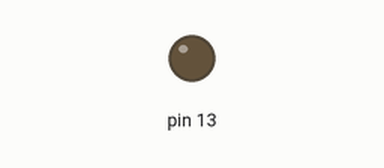
A sketch run on a simulated Arduino Uno, built with avr-gcc and run on an emulated ATmega328P. Shown: output pins drawn as LEDs (lit = HIGH).

Above: at 2.5 s.
At 5.2 s:
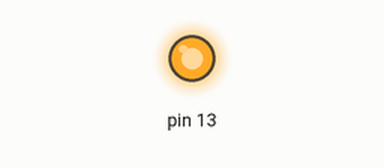
Timing chart, 0 to 7.2 s (numbered marks = the images above):
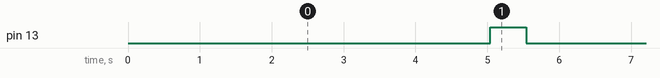

The sketch:

tx.ino
```cpp
#include <IRremote.h>

#define BEACON_PASS 0xAC
#define BEACON_ID 0x01

IRsend irsend;
int t;

void setup()
{
  pinMode(13, OUTPUT);
  digitalWrite(13, LOW);
  t = 0;
}

void loop() {
 irsend.sendSony((BEACON_PASS << 8) | BEACON_ID, 16); // Sony TV power code
 delay(100);
 t++;
 if (t == 30){
   digitalWrite(13, HIGH);
 }
 if (t == 33){
   digitalWrite(13, LOW);
   t = 0;
 }
}
```

Measured:
- by itself, pin 13: alternates HIGH for 0.50 s and LOW for 5.0 s
